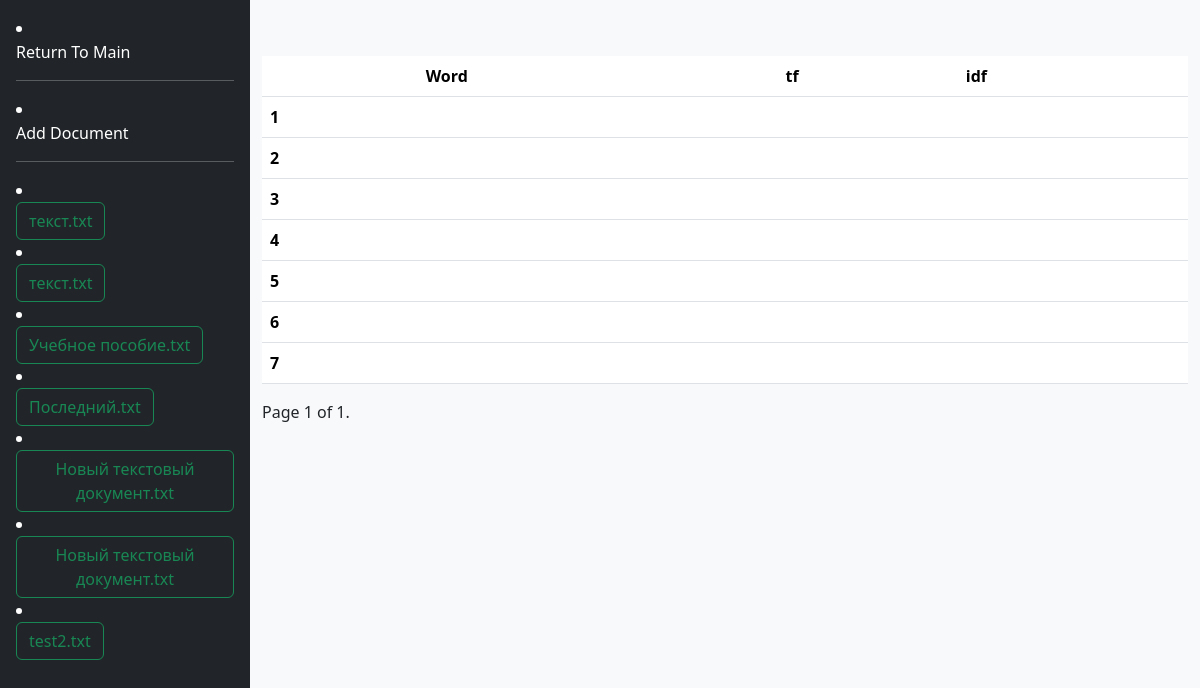
Page /mainlist/ on the earlier database version.
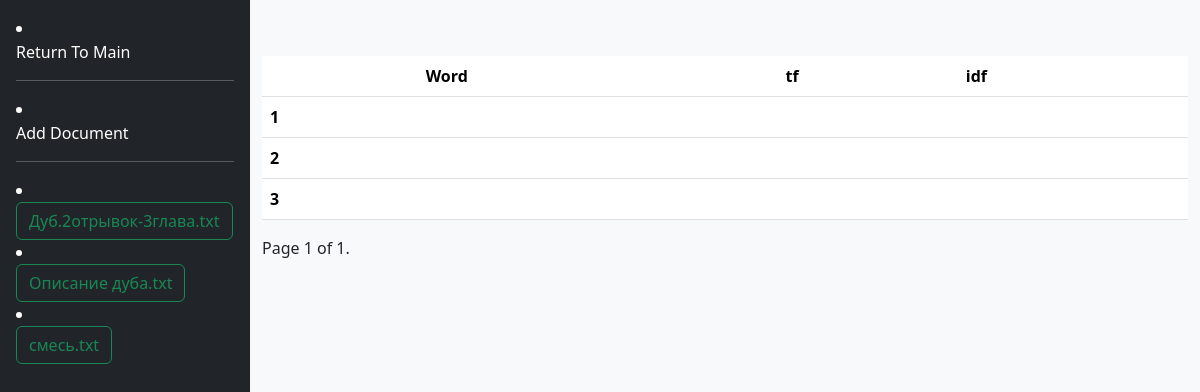
Same page on the later database version.
### tfidf/models.py (models this page shows, shortened)
class Document(models.Model):
    document_name = models.CharField(max_length=100)
    slug = models.SlugField(max_length=100)
    words = models.ManyToManyField(Word, through="WordDocument")
    document_file = models.FileField(upload_to='documents/', blank=False, null=False, default=None)
    class Meta:
        ordering = ['id']

### tfidf/views.py (the view)
# urls.py: path('mainlist/', views.MainListView.as_view(), name='main_list'),
class MainListView(ListView):
    model = Document
    context_object_name = 'doc'
    template_name = 'tfidf/main/list.html'
    paginate_by = 10
    def get_queryset(self):
        if 'id' in self.request.GET:
            document_id = self.request.GET.get('id', '')
            queryset = Document.objects.get(
                id=document_id
            ).worddocument_set.all().order_by('-word__idf')[:50]
        else:
            queryset = Document.objects.all()
        return queryset

### tfidf/templates/tfidf/main/list.html (shortened to what this page needs)
{% extends "base.html" %}
{% block content %}
    {% if doc %}
        <table class="table">
                <thead>
                    <tr>
                    <th scope="col"></th>
                    <th scope="col">Word</th>
                    <th scope="col">tf</th>
                    <th scope="col">idf</th>
                    </tr>
                </thead>
                <tbody>
                    {% for word_document in doc %}
                        <tr>
                        <th scope="row">{{ forloop.counter }}</th>
                        <td>{{ word_document.word.word_name }}</td>
                        <td>{{ word_document.word_tf }}</td>
                        <td>{{ word_document.word.idf }}</td>
                        </tr>
                    {% endfor %}
                </tbody>
        </table>
        {% with page=page_obj  %}
            <div class="pagination">
                <span class="step-links">
                    <span class="current">
                        Page {{ page.number }} of {{ page.paginator.num_pages }}.
                    </span>
                </span>
            </div>
        {% endwith %}
    {% else %}
        <h2>No docs:(</h2>
    {% endif %}
{% endblock %}

### tfidf/templates/base.html (shortened to what this page needs)
{% load static %}
<!DOCTYPE html>
<html>
<head>
    <link href="{% static 'css/styles.css' %}" rel="stylesheet">
    {% load bootstrap5 %}
    {% bootstrap_css %}
</head>
<body>
    <div id="listbox">
        <div class="d-flex flex-column flex-shrink-0 p-3 text-white bg-dark" id="sidebar">
            <li>
                <a href="{% url 'tfidf:main_page' %}" class="nav-link text-white">
                    Return To Main
                </a>
            </li>
            <hr>
            <li>
                <a href="{% url 'tfidf:document_create' %}" class="nav-link text-white">
                    Add Document
                </a>
            </li>
            <hr>
            {% if request.document %}
                {% for doc in request.document %}
                    <li>
                        <form method="get" action="{% url 'tfidf:main_list' %}" class="d-flex">
                            <button type="submit" class="btn btn-outline-success">{{ doc.document_name }}</button>
                        </form>
                    </li>
                {% endfor %}
            {% endif %}
        </div>
        <div id="content" class="container-fluid py-5 bg-light">
        {% block content %}
        {% endblock %}
        </div>
    </div>
</body>
</html>

### tfidf/static/css/styles.css (style rules this page uses)
body { display: flex; flex-direction: column; margin: 0; height: 100vh; }
body #listbox { display: flex; flex-direction: row; height: 100vh; }
#sidebar { flex: 0.3; max-width: 250px; min-width: 220px; }
#content { overflow: auto; flex: 1; }

Differences in the rows shown:
removed Document: document_name "текст.txt"
removed Document: document_name "текст.txt"
removed Document: document_name "Учебное пособие.txt"
removed Document: document_name "Последний.txt"
removed Document: document_name "Новый текстовый документ.txt"
removed Document: document_name "Новый текстовый документ.txt"
removed Document: document_name "test2.txt"
added Document: document_name "Дуб.2отрывок-3глава.txt"
added Document: document_name "Описание дуба.txt"
added Document: document_name "смесь.txt"
